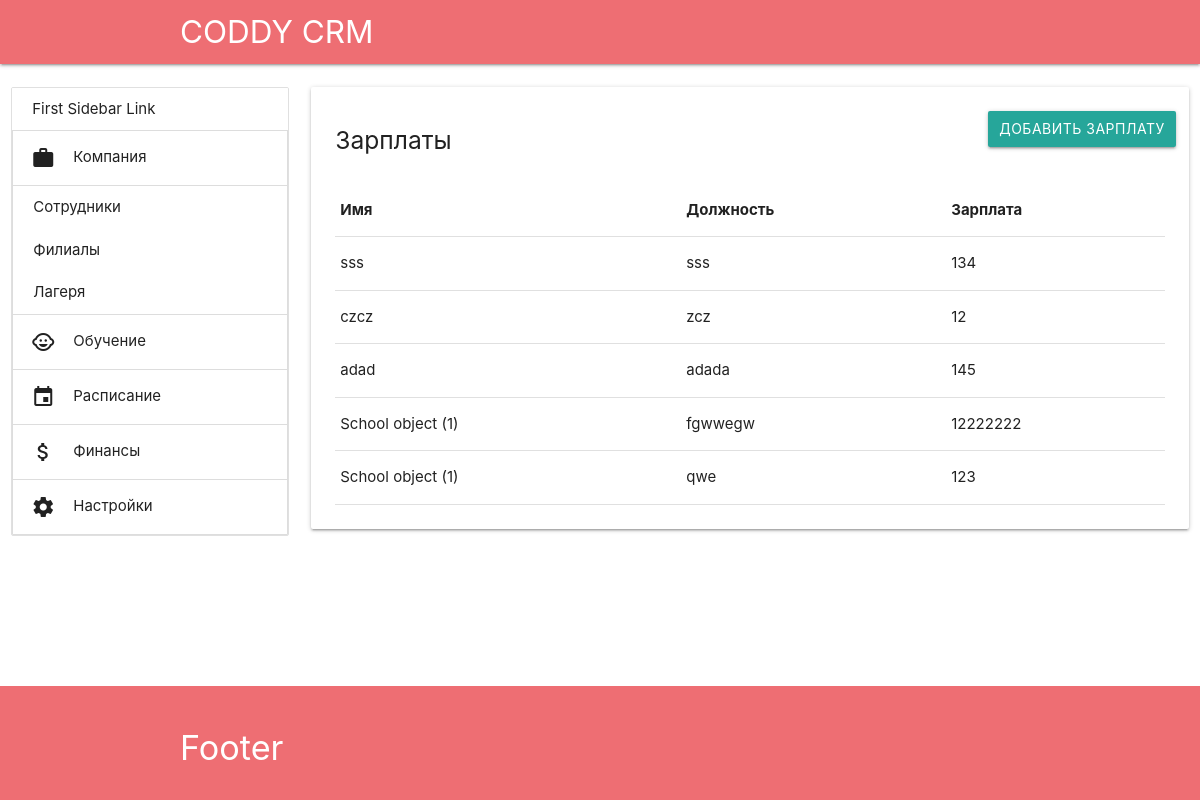
Page /company/salaries (signed in) on the earlier database version.
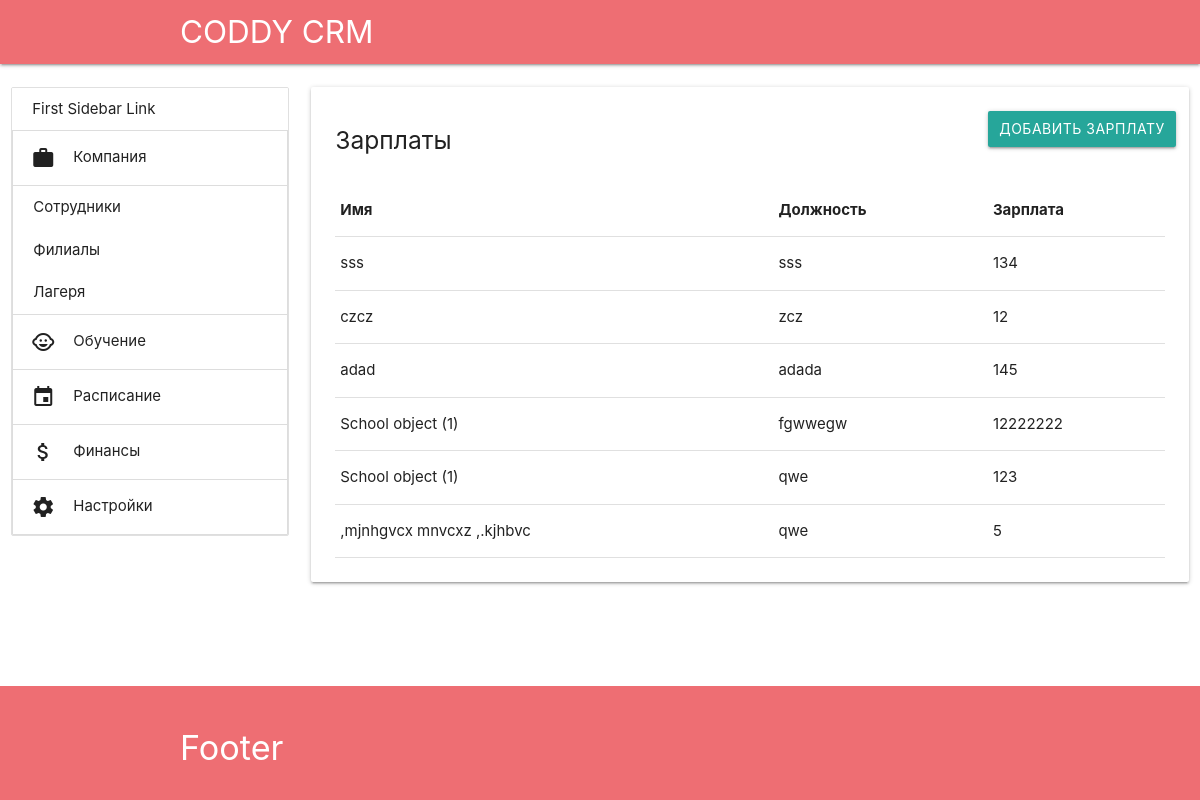
Same page on the later database version.
### app/models.py (models this page shows)
class People (models.Model):
    name = models.CharField(max_length=50)
    duty = models.CharField(max_length=250, blank=True)
    salary = models.PositiveSmallIntegerField(null=True)

### app/views.py (the view)
# urls.py: path('company/salaries', views.company_salaries, name='company_salaries'),
@login_required
def company_salaries(request):
    peoples = People.objects.all()
    return render(request, 'app/company_salaries.html',
                  {'peoples': peoples})

### app/templatetags/app_tags.py (called while the page is built)
@register.simple_tag(takes_context=True)
def active(context, url):
    cur_url = resolve(context['request'].path).url_name
    if cur_url.startswith(url):
        return 'active'
    return ''

### app/templates/app/company_salaries.html
{% extends "app/main.html" %}
{% block content %}
    <div class="col s12 l9">
        <div class="card">
            <div class="card-content">
                <div class="row">
                    <a class="col btn right" href="{% url 'company_salaries_add' %}">Добавить Зарплату</a>
                    <h5 class="col">Зарплаты</h5>
                </div>
                <table class="responsive-table">
                    <thead>
                        <tr>
                            <th>Имя</th>
                            <th>Должность</th>
                            <th>Зарплата</th>
                        </tr>
                    </thead>
                    <tbody>
                    {% for people in peoples %}
                        <tr>
                            <td>
                                {{ people.name }}
                            </td>
                            <td>
                                {{ people.duty }}
                            </td>
                            <td>
                                {{ people.salary }}
                            </td>
                        </tr>
                    {% endfor %}
                    </tbody>
                </table>
            </div>
        </div>
    </div>
{% endblock content %}

Differences in the rows shown:
added People: name ",mjnhgvcx mnvcxz ,.kjhbvc", duty "qwe", salary "5"
